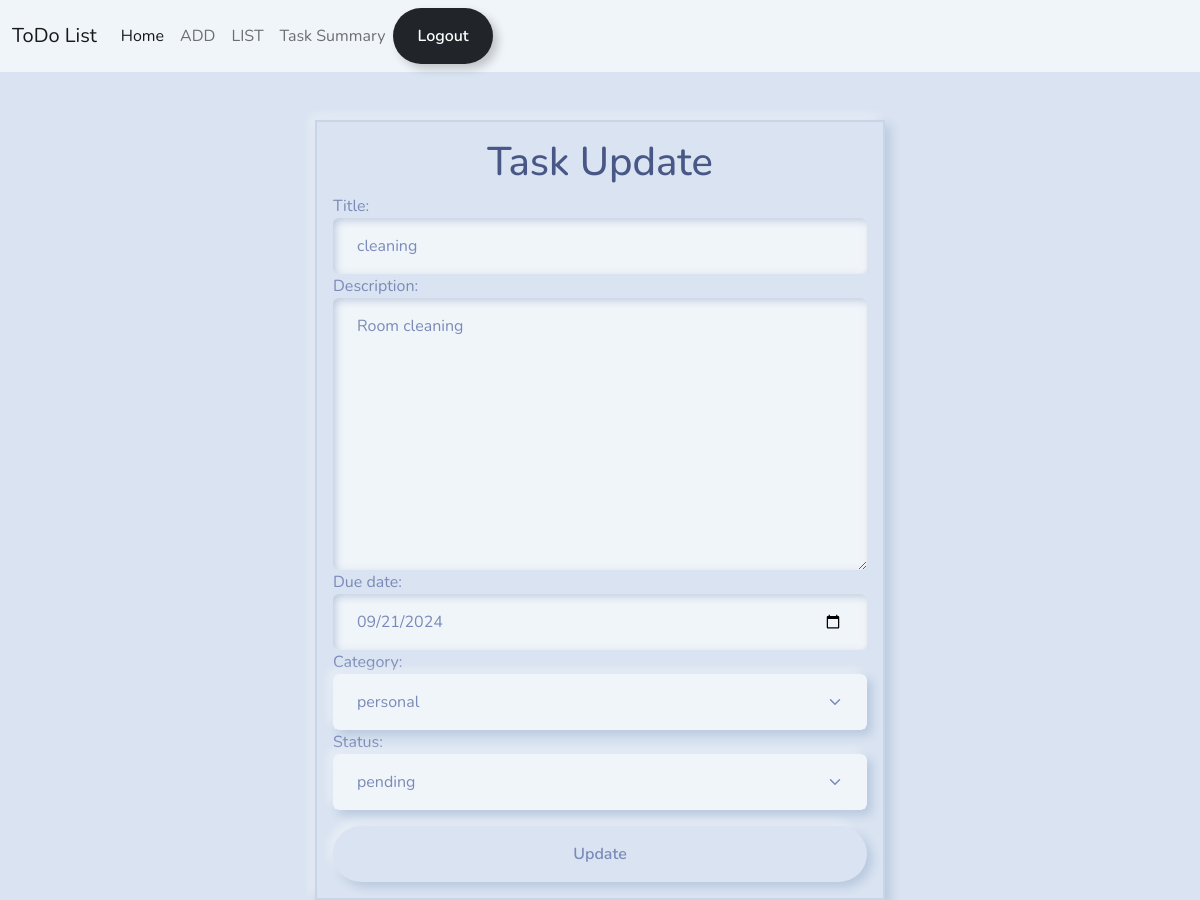
The app's page /tasks/2/change/ (signed in) with its own data.
### notes/models.py (models this page shows, shortened)
class Task(models.Model):
     title=models.CharField(max_length=200)
     description=models.TextField()
     created_date=models.DateTimeField(auto_now_add=True)
     due_date=models.DateTimeField(null=True)
     category_choices=(
        ("personal","personal"),
        ("business","business")
    )
     category=models.CharField(max_length=200,choices=category_choices,default="personal")
     status_choices=(
        ("pending","pending"),
        ("in-progress","in-progress"),
        ("done","done")
    )
     status=models.CharField(max_length=200,choices=status_choices,default="pending")
     updated_date=models.DateTimeField(auto_now=True)
     user=models.ForeignKey(User,on_delete=models.CASCADE)

### notes/views.py (the view, shortened to what this page needs)
# urls.py: path('tasks/<int:pk>/change/',views.TaskUpdateView.as_view(),name='task-update'),
@method_decorator(decs,name='dispatch')
class TaskUpdateView(View):
    def get(self,request,*args,**kwargs):
        id=kwargs.get("pk")
        task_obj=Task.objects.get(id=id)
        form_instance=TaskForm(instance=task_obj)
        form_instance.fields['status']=forms.ChoiceField(choices=Task.status_choices,widget=forms.Select(attrs={'class':'form-control form-select'}),initial=task_obj.status)
        return render(request,'taskedit.html',{'form':form_instance})

### notes/forms.py
class TaskForm(forms.ModelForm):
    class Meta:
        model=Task
        exclude=("created_date","status",'updated_date','user')
        widgets={
            "title":forms.TextInput(attrs={'class':'form-control'}),
            "description":forms.Textarea(attrs={'class':'form-control'}),
            "due_date":forms.DateInput(attrs={'class':'form-control',"type":"date"}),
            "category":forms.Select(attrs={'class':'form-control form-select'}),
        }

### notes/templates/taskedit.html (shortened to what this page needs)
{%extends 'base.html'%}
{%block main_block%}
<div class="container mt-5">
    <div class="row">
        <div class="col-3"></div>
        <div class="col-6 shadow border border-2 p-3">
            <form action="" method="post">
                <h1 class="text-center">Task Update</h1>
                {{form}}
                <button type="submit" class="btn form-control btn-secondary mt-3">Update</button>
            </form>
        </div>
        <div class="col-3"></div>
    </div>
</div>
{%endblock%}

### records on screen
Task: title "cleaning", description "Room cleaning", due_date "09/21/2024", category "personal", status "pending"
